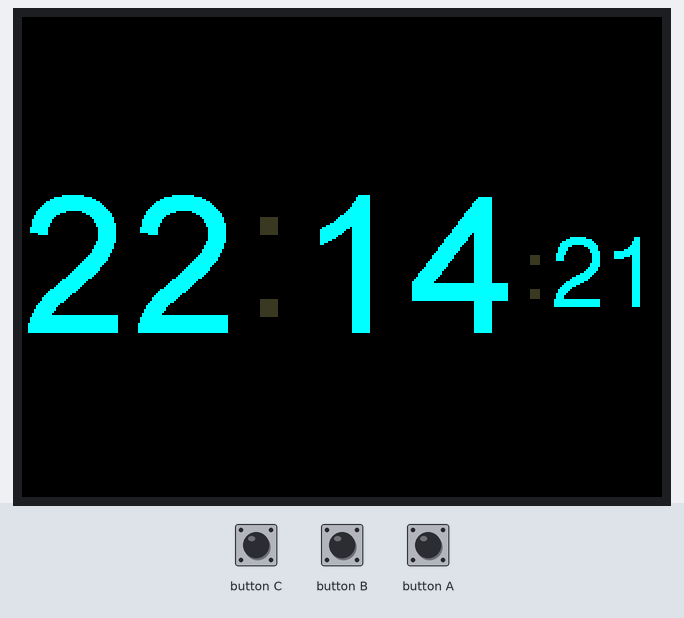
This sketch was run on a simulated ESP32. Shown: 320×240 colour display. The test bench sets the inputs (shaded band).

Above: at 1.8 s.
1.9 s: button C pressed for 0.15 s
At 3.0 s:
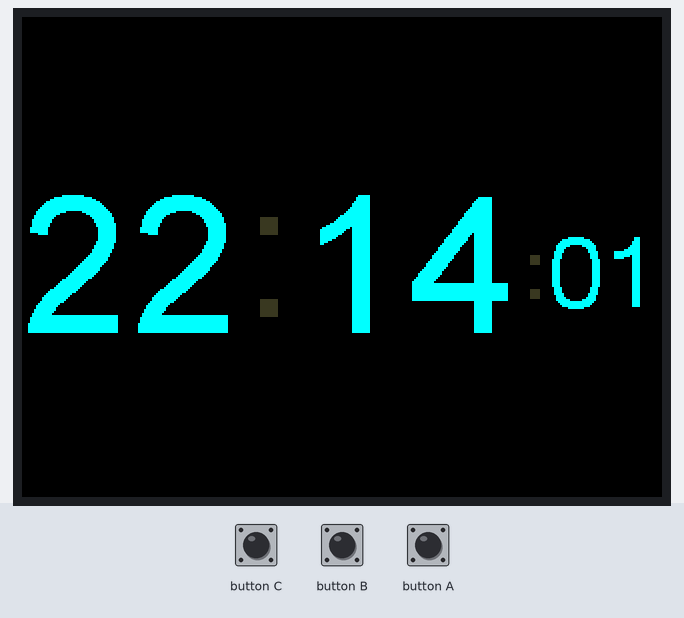
4.7 s: button B pressed for 0.15 s
At 5.6 s:
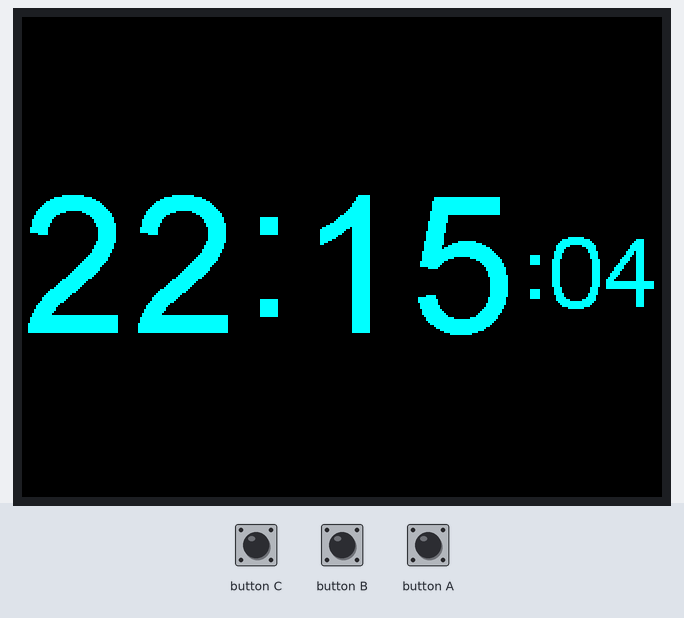
7.7 s: button C pressed for 1 s
At 9.0 s:
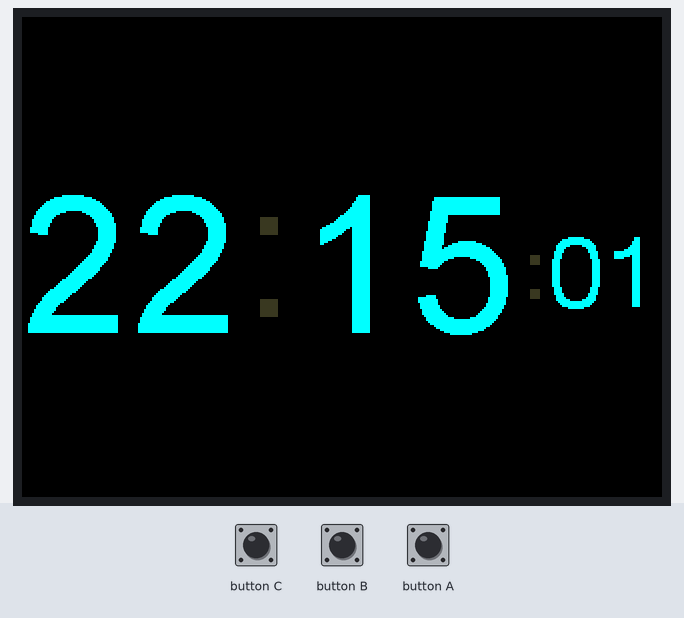
10.7 s: button B pressed for 1 s
At 11.6 s:
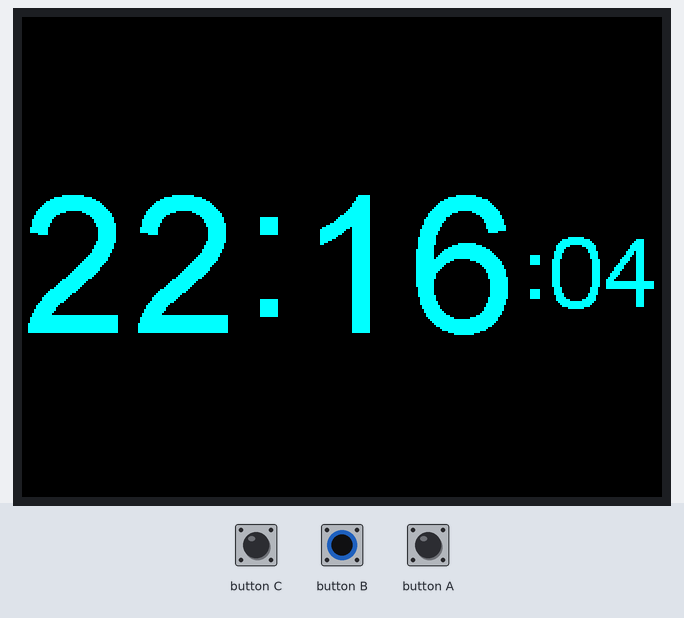
Timing chart, 0 to 13.7 s (numbered marks = the images above; inputs shaded):
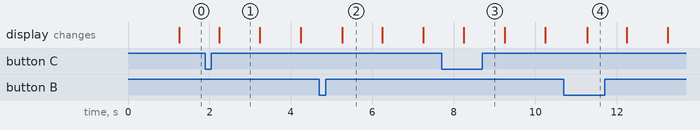

The sketch:

digitalclock.ino
```cpp
/*
 * デジタル時計(クソダサ仕様) for M5Stack
 * 2019/08/09 KOMIYA Motofumi
 *
 * 参考にしたもの:
 * ArduinoIDE の M5Stackサンプル 'TFT_Clock_Digital'
 */

/*
A few colour codes:

code  color
0x0000  Black
0xFFFF  White
0xBDF7  Light Gray
0x7BEF  Dark Gray
0xF800  Red
0xFFE0  Yellow
0xFBE0  Orange
0x79E0  Brown
0x7E0 Green
0x7FF Cyan
0x1F  Blue
0xF81F  Pink
*/

#include <M5Stack.h>

#define TFT_GREY 0x5AEB

// for next 1 second timeout
uint32_t targetTime = 0;

// Forward declaration needed for IDE 1.6.x
static uint8_t conv2d(const char* p);

// Get H, M, S from compile time
uint8_t hh = conv2d(__TIME__), mm = conv2d(__TIME__ + 3) + 1, ss = conv2d(__TIME__ + 6);

byte omm = 99, oss = 00;
byte xcolon = 0, xsecs = 0;
unsigned int colour = 0;

// テキストの色
unsigned int forecolor = TFT_CYAN;
// 背景の色
unsigned int backcolor = TFT_BLACK;

void setup() {
  //Serial.begin(115200);
  M5.begin();
  // M5.Lcd.setRotation(1);
  M5.Lcd.fillScreen(backcolor);
  M5.Lcd.setTextSize(1);
  M5.Lcd.setTextColor(forecolor, backcolor);

  targetTime = millis() + 1000;
}

void loop() {
  if (targetTime < millis()) {
    // Set next update for 1 second later
    targetTime = millis() + 1000;

    // Adjust the time values by adding 1 second
    ss++;              // Advance second
    if (ss == 60) {    // Check for roll-over
      ss = 0;          // Reset seconds to zero
      omm = mm;        // Save last minute time for display update
      mm++;            // Advance minute
      if (mm > 59) {   // Check for roll-over
        mm = 0;
        hh++;          // Advance hour
        if (hh > 23) { // Check for 24hr roll-over (could roll-over on 13)
          hh = 0;      // 0 for 24 hour clock, set to 1 for 12 hour clock
        }
      }
    }


    // Update digital time
    int xpos = 0;
    int ypos = 85; // Top left corner ot clock text, about half way down
    int ysecs = ypos + 24;

    if (omm != mm) { // Redraw hours and minutes time every minute
      omm = mm;
      // Draw hours and minutes
      if (hh < 10) xpos += M5.Lcd.drawChar('0', xpos, ypos, 8); // Add hours leading zero for 24 hr clock
      xpos += M5.Lcd.drawNumber(hh, xpos, ypos, 8);             // Draw hours
      xcolon = xpos; // Save colon coord for later to flash on/off later
      xpos += M5.Lcd.drawChar(':', xpos, ypos - 8, 8);
      if (mm < 10) xpos += M5.Lcd.drawChar('0', xpos, ypos, 8); // Add minutes leading zero
      xpos += M5.Lcd.drawNumber(mm, xpos, ypos, 8);             // Draw minutes
      xsecs = xpos; // Sae seconds 'x' position for later display updates
    }
    if (oss != ss) { // Redraw seconds time every second
      oss = ss;
      xpos = xsecs;

      if (ss % 2) { // Flash the colons on/off
        M5.Lcd.setTextColor(0x39C4, backcolor);        // Set colour to grey to dim colon
        M5.Lcd.drawChar(':', xcolon, ypos - 8, 8);     // Hour:minute colon
        xpos += M5.Lcd.drawChar(':', xsecs, ysecs, 6); // Seconds colon
        M5.Lcd.setTextColor(forecolor, backcolor);    // Set colour back to yellow
      }
      else {
        M5.Lcd.drawChar(':', xcolon, ypos - 8, 8);     // Hour:minute colon
        xpos += M5.Lcd.drawChar(':', xsecs, ysecs, 6); // Seconds colon
      }

      //Draw seconds
      if (ss < 10) xpos += M5.Lcd.drawChar('0', xpos, ysecs, 6); // Add leading zero
      M5.Lcd.drawNumber(ss, xpos, ysecs, 6);                     // Draw seconds
    }
  }

  buttons_test();
  M5.update();
}


// Function to extract numbers from compile time string
static uint8_t conv2d(const char* p) {
  uint8_t v = 0;
  if ('0' <= *p && *p <= '9')
    v = *p - '0';
  return 10 * v + *++p - '0';
}

void buttons_test() {
    if(M5.BtnA.wasPressed()) {
      hh = (hh < 23) ? hh + 1 : 0;
    }
    if(M5.BtnB.wasPressed()) {
      mm = (mm < 59) ? mm + 1 : 0;
    }
    if(M5.BtnC.wasPressed()) {
      ss = (ss < 30) ? 0 : 59;
    }
}
```

Measured:
- what the display in image 1 shows lasts 1.0 s, from 2.2 s to 3.2 s
